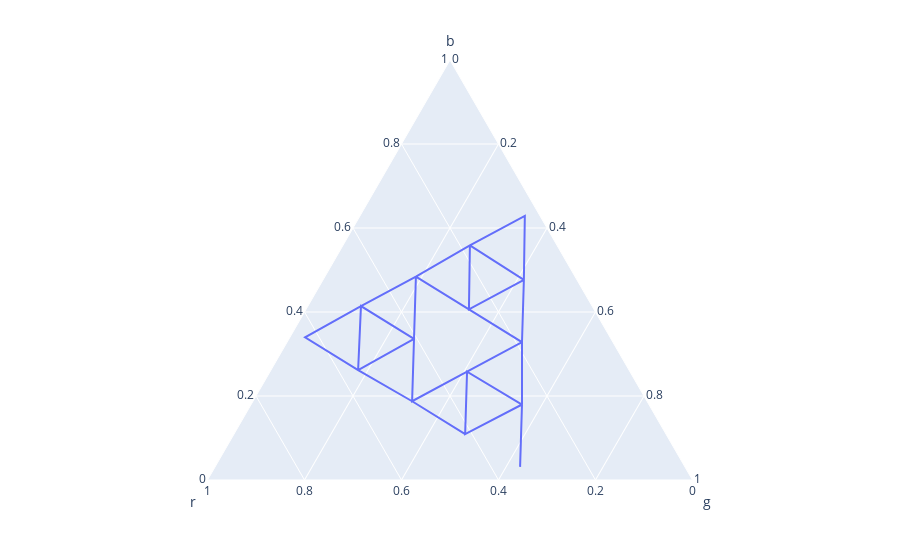

The notebook cell saved with this chart:
### Code cell
import plotly.express as px
import pandas as pd
%matplotlib notebook
from ipywidgets import *


pulse_list = sierpinksi_path(rgb_pulse(1,0,0),2)
df = pd.DataFrame()


p = 0.66
m = 0.6

for (idx,pulse) in enumerate(pulse_list):
    pulse.transform( (p+m) /2,(p-m)/2)
    df[idx] = pulse.vals
df = df.T
df.columns = ['r','g','b']

fig= px.line_ternary(df,a='b' ,b='r',c='g')
fig.show()

### Figure 1 — Plotly figure (JSON) as saved in the notebook; plotly's stock layout.template omitted (floating-point values rounded to 4 significant figures)
{"data": [{"a": [8, 46, 28, 66, 46, 84, 66, 48, 86, 67, 106, 86, 124, 104, 84, 122, 104, 143, 122, 161, 143, 124, 106, 87, 67, 48, 28], "b": [87, 67, 106, 86, 67, 48, 86, 124, 104, 143, 122, 104, 84, 66, 48, 28, 66, 46, 28, 8, 46, 84, 122, 161, 143, 124, 106], "c": [161, 143, 122, 104, 143, 124, 104, 84, 66, 46, 28, 66, 48, 86, 124, 106, 86, 67, 106, 87, 67, 48, 28, 8, 46, 84, 122], "hovertemplate": "b=%{a}<br>r=%{b}<br>g=%{c}<extra></extra>", "legendgroup": "", "line": {"color": "#636efa", "dash": "solid"}, "marker": {"symbol": "circle"}, "mode": "lines", "name": "", "showlegend": false, "subplot": "ternary", "type": "scatterternary"}], "layout": {"legend": {"tracegroupgap": 0}, "margin": {"t": 60}, "ternary": {"aaxis": {"title": {"text": "b"}}, "baxis": {"title": {"text": "r"}}, "caxis": {"title": {"text": "g"}}, "domain": {"x": [0, 1], "y": [0, 1]}}}}
